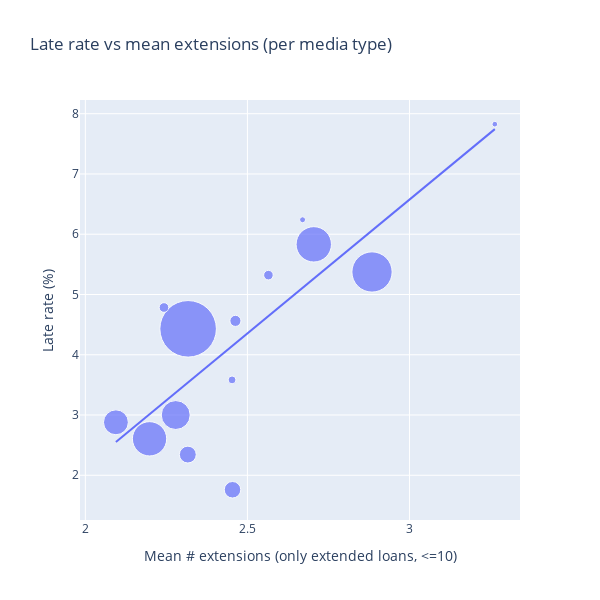

The code cell stored with this chart in its notebook:
### Markdown cell above
So we can see a linear relationship across media types. Media types with higher percentage of loans that get extended tend to have a higher late-return rate.

### Does the amount of extensions matter for the relationship?
Firstly, we examine the Pearson and Spearman correlation coefficients across different categories. Each category k represents the percentage of loans with a number of extensions greater than or equal to k.
Afterwards, we use a scatter plot to assess the relationship between the mean number of extensions for late loans and the late-return rate across media types

### Code cell
# look at pearson and spearman
category = [1, 2, 3, 4, 5, 6, 7, 10]

per_media_type = extension_data_frame.groupby("Medientyp").agg(
    n_loans=("issue_id", "size"),
    late_rate=("late_bool", "mean"),
).reset_index()

for k in category:
    per_media_type[f"percentage_with_extensions_>={k}"] = (
        extension_data_frame.assign(flag=extension_data_frame["Anzahl_Verlängerungen"] >= k)
        .groupby("Medientyp")["flag"].mean()
        .values
    )

# in %
per_media_type["late_rate"] *= 100
for k in category:
    per_media_type[f"percentage_with_extensions_>={k}"] *= 100

# log person per category correlations
for k in category:
    print(f"category >={k}:")
    log_pearson_spearman(per_media_type, f"percentage_with_extensions_>={k}", "late_rate")


# look at extended only, remove outliers
extended_data = extension_data_frame[
    (extension_data_frame["Anzahl_Verlängerungen"] >= 1) &
    (extension_data_frame["Anzahl_Verlängerungen"] <= 10)
    ].copy()


extended_data_properties = (
    extended_data.groupby("Medientyp")["Anzahl_Verlängerungen"]
    .agg(mean_extensions="mean", median_extensions="median", n_extenders="size")
    .reset_index()
    .sort_values("n_extenders", ascending=False)
)

plotting_data = (
    per_media_type[["Medientyp", "late_rate", "n_loans"]]
    .merge(extended_data_properties[["Medientyp", "mean_extensions", "n_extenders"]], on="Medientyp", how="left")
)

fig = px.scatter(
    plotting_data,
    x="mean_extensions",
    y="late_rate",
    size="n_loans",
    size_max=40,
    hover_name="Medientyp",
    hover_data={
        "n_loans": True,
        "n_extenders": True,
        "mean_extensions": ":.2f",
        "late_rate": ":.2f",
    },
    labels={
        "mean_extensions": "Mean # extensions (only extended loans, <=10)",
        "late_rate": "Late rate (%)",
        "n_loans": "Loans (n)",
        "n_extenders": "Extended loans (n)"
    },
    title="Late rate vs mean extensions (per media type)",
    trendline="ols"
)

fig.update_layout(width=600, height=600)
fig.show()

x = plotting_data["mean_extensions"].to_numpy()
y = plotting_data["late_rate"].to_numpy()

mask = np.isfinite(x) & np.isfinite(y)   # drop NaN/inf
pearson_r = np.corrcoef(x[mask], y[mask])[0, 1]

print(f"Pearson r (mean_extensions vs late_rate): {pearson_r:.3f}")

### Figure 1 — Plotly figure (JSON) as saved in the notebook; plotly's stock layout.template omitted (floating-point values rounded to 4 significant figures)
{"data": [{"customdata": [[229082, 109092], [120497, 52700], [243468, 136603], [24089, 13883], [55474, 24924], [162850, 88004], [623096, 352492], [6939, 3802], [53138, 21135], [315732, 196032], [17779, 10501], [6261, 4079], [18206, 9765], [12058, 6076]], "hovertemplate": "<b>%{hovertext}</b><br><br>Mean # extensions (only extended loans, <=10)=%{x:.2f}<br>Late rate (%)=%{y:.2f}<br>Loans (n)=%{customdata[0]}<br>Extended loans (n)=%{customdata[1]}<extra></extra>", "hovertext": ["Belletristik", "Comic", "DVD", "Fremdsprachige Belletristik", "Hörbuch", "Kinder u. Jugend-CD", "Kinder u. Jugendbuch", "Konsolenspiel", "Musik-CD", "Sachbuch", "Spiele", "Sprachkurse", "Tonie", "Zeitschriften"], "legendgroup": "", "marker": {"color": "#636efa", "size": [229082, 120497, 243468, 24089, 55474, 162850, 623096, 6939, 53138, 315732, 17779, 6261, 18206, 12058], "sizemode": "area", "sizeref": 389.4, "symbol": "circle"}, "mode": "markers", "name": "", "orientation": "v", "showlegend": false, "x": [2.198, 2.094, 2.705, 2.463, 2.316, 2.279, 2.317, 2.67, 2.454, 2.884, 2.565, 3.263, 2.243, 2.453], "xaxis": "x", "y": [2.605, 2.879, 5.832, 4.562, 2.343, 3.0, 4.43, 6.24, 1.76, 5.374, 5.321, 7.826, 4.784, 3.583], "yaxis": "y", "type": "scatter"}, {"hovertemplate": "<b>OLS trendline</b><br>late_rate = 4.44032 * mean_extensions + -6.74619<br>R<sup>2</sup>=0.640639<br><br>Mean # extensions (only extended loans, <=10)=%{x:.2f}<br>Late rate (%)=%{y:.2f} <b>(trend)</b><extra></extra>", "legendgroup": "", "marker": {"color": "#636efa", "symbol": "circle"}, "mode": "lines", "name": "", "showlegend": false, "x": [2.094, 2.198, 2.243, 2.279, 2.316, 2.317, 2.453, 2.454, 2.463, 2.565, 2.67, 2.705, 2.884, 3.263], "xaxis": "x", "y": [2.553, 3.014, 3.212, 3.372, 3.538, 3.542, 4.144, 4.151, 4.19, 4.642, 5.11, 5.264, 6.062, 7.744], "yaxis": "y", "type": "scatter"}], "layout": {"xaxis": {"anchor": "y", "domain": [0.0, 1.0], "title": {"text": "Mean # extensions (only extended loans, <=10)"}}, "yaxis": {"anchor": "x", "domain": [0.0, 1.0], "title": {"text": "Late rate (%)"}}, "legend": {"tracegroupgap": 0, "itemsizing": "constant"}, "title": {"text": "Late rate vs mean extensions (per media type)"}, "width": 600, "height": 600}}
